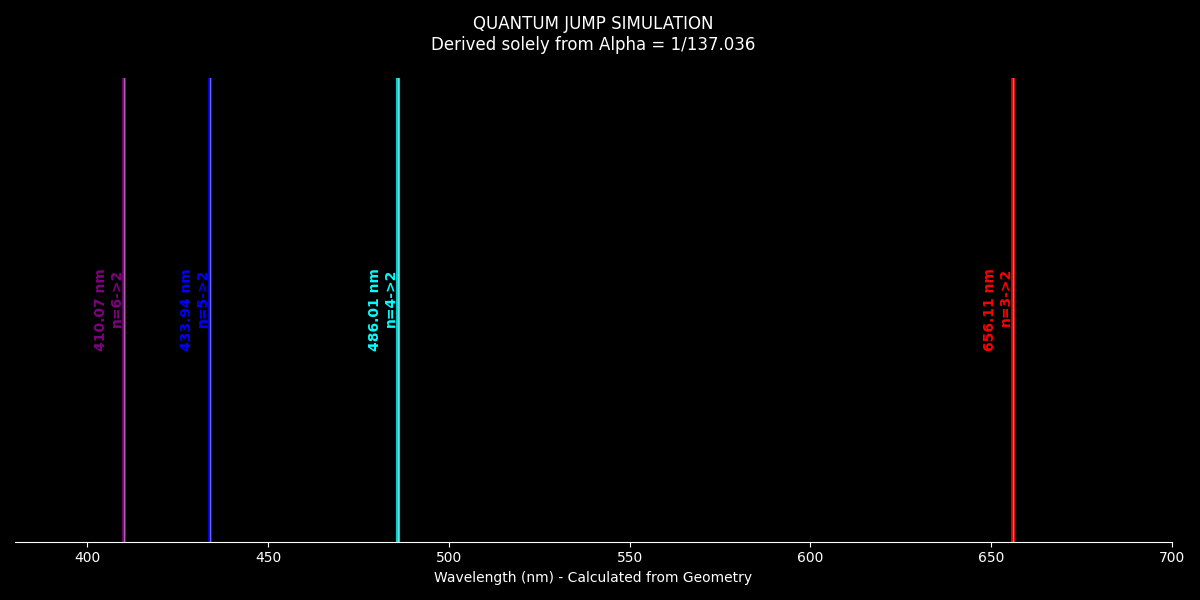

The Python source for this figure:
import matplotlib.pyplot as plt
import matplotlib.patches as patches
import numpy as np

# =============================================================================
# GEOMETRIC QUANTUM SIMULATOR
# =============================================================================
# Cíl: Odvodit spektrální čáry vodíku čistě z geometrických konstant.
# Žádné "fitování". Čistá dedukce.
# =============================================================================

class GeometricConstants:
    # Tvé axiomy
    ALPHA_INV = 137.035999
    ALPHA = 1.0 / ALPHA_INV
    PI = np.pi

    # Fyzikální konverze (nutné pro převod geometrie na nanometry)
    C = 299792458       # Rychlost světla (m/s)
    H = 6.62607015e-34  # Planckova konstanta (J*s)
    ME = 9.10938356e-31 # Hmotnost elektronu (kg)
    EC = 1.60217663e-19 # Elementární náboj (C) - pro eV

def simulate_hydrogen_spectrum():
    # 1. ODVOZENÍ RYDBERGOVY KONSTANTY Z GEOMETRIE
    # Ve standardní fyzice je R_inf = (alpha^2 * me * c) / 2h
    # Tvá teorie říká, že toto není náhoda, ale důsledek geometrie Alpha.

    c = GeometricConstants.C
    h = GeometricConstants.H
    me = GeometricConstants.ME
    alpha = GeometricConstants.ALPHA

    # "Geometrická frekvence" elektronu
    R_geometric = (alpha**2 * me * c) / (2 * h)

    print(f"--- GEOMETRICKÁ SIMULACE ATOMU ---")
    print(f"Vstupní Alpha: 1/{GeometricConstants.ALPHA_INV:.6f}")
    print(f"Vypočtená Rydbergova konstanta: {R_geometric:.2f} m^-1")
    print(f"----------------------------------------")

    # 2. SIMULACE KVANTOVÝCH SKOKŮ (Balmerova série)
    # Skoky z vyšších hladin (n_upper) na hladinu n=2 (viditelné světlo)

    transitions = [3, 4, 5, 6] # Červená, Tyrkysová, Modrá, Fialová
    results = []

    for n_in in transitions:
        n_out = 2 # Balmerova série končí vždy na n=2

        # Geometrický rozdíl (1/n_out^2 - 1/n_in^2)
        geo_diff = (1/(n_out**2)) - (1/(n_in**2))

        # Vlnová délka lambda = 1 / (R * geo_diff)
        wavelength_m = 1 / (R_geometric * geo_diff)
        wavelength_nm = wavelength_m * 1e9

        # Určení barvy pro graf
        color = 'gray'
        name = ''
        if 650 < wavelength_nm < 660:
            color = 'red'; name = 'H-Alpha (Red)'
        elif 480 < wavelength_nm < 490:
            color = 'cyan'; name = 'H-Beta (Cyan)'
        elif 430 < wavelength_nm < 440:
            color = 'blue'; name = 'H-Gamma (Blue)'
        elif 405 < wavelength_nm < 415:
            color = 'purple'; name = 'H-Delta (Violet)'

        results.append({
            "jump": f"n={n_in}->{n_out}",
            "wl": wavelength_nm,
            "color": color,
            "name": name
        })

    # 3. VIZUALIZACE (RENDERER)
    fig, ax = plt.subplots(figsize=(12, 6), facecolor='black')
    ax.set_facecolor('black')

    # Vykreslení spektra
    # X-osa: Vlnová délka (nm)
    ax.set_xlim(380, 700)
    ax.set_ylim(0, 1)
    ax.get_yaxis().set_visible(False)
    ax.spines['bottom'].set_color('white')
    ax.spines['top'].set_visible(False)
    ax.spines['left'].set_visible(False)
    ax.spines['right'].set_visible(False)
    ax.tick_params(axis='x', colors='white')
    ax.set_xlabel("Wavelength (nm) - Calculated from Geometry", color='white')

    # Vykreslení čar
    for res in results:
        wl = res["wl"]
        col = res["color"]

        # Zářící čára
        ax.axvline(x=wl, color=col, linewidth=3, alpha=0.8)
        ax.axvline(x=wl, color='white', linewidth=1, alpha=0.4) # Jádro

        # Popisek
        ax.text(wl, 0.5, f"{res['wl']:.2f} nm\n{res['jump']}",
                color=col, rotation=90, ha='right', va='center', fontsize=10, fontweight='bold')

    plt.title(f"QUANTUM JUMP SIMULATION\nDerived solely from Alpha = 1/{GeometricConstants.ALPHA_INV:.3f}",
              color='white', pad=20)

    print(f"{'SKOK':<10} | {'BARVA':<15} | {'VYPOČTENÁ VLNOVÁ DÉLKA':<25} | {'REALITA (NIST)'}")
    print("-" * 75)
    real_vals = [656.28, 486.13, 434.05, 410.17]
    for i, res in enumerate(results):
        err = abs(res['wl'] - real_vals[i])
        print(f"{res['jump']:<10} | {res['name']:<15} | {res['wl']:.3f} nm                | {real_vals[i]} nm (Err: {err:.3f})")

    plt.tight_layout()
    plt.show()

if __name__ == "__main__":
    simulate_hydrogen_spectrum()
